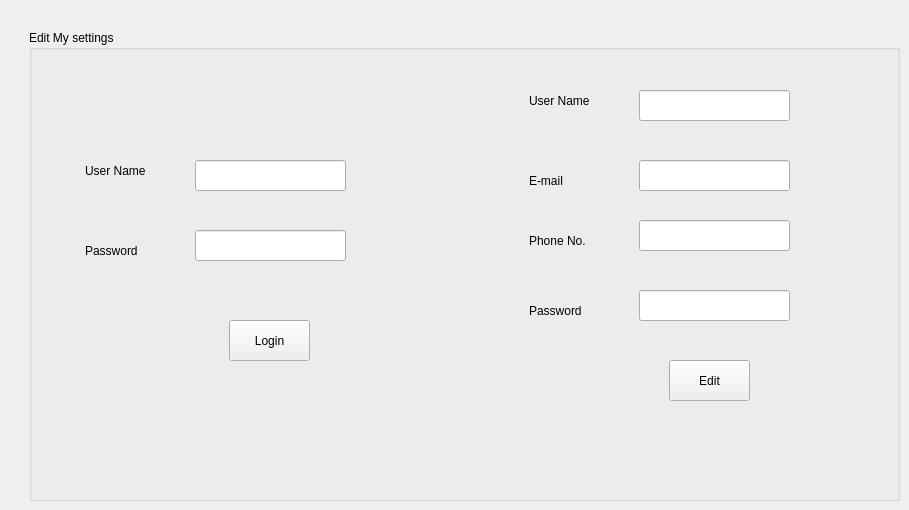
    <widget class="QWidget" name="tab_2">
     <attribute name="title">
      <string>Settings</string>
     </attribute>
     <widget class="QGroupBox" name="groupBox">
      <property name="geometry">
       <rect>
        <x>29</x>
        <y>30</y>
        <width>871</width>
        <height>471</height>
       </rect>
      </property>
      <property name="title">
       <string>Edit My settings</string>
      </property>
      <widget class="QLineEdit" name="lineEdit_73">
       <property name="geometry">
        <rect>
         <x>166</x>
         <y>130</y>
         <width>151</width>
         <height>31</height>
        </rect>
       </property>
      </widget>
      <widget class="QLineEdit" name="lineEdit_74">
       <property name="geometry">
        <rect>
         <x>166</x>
         <y>200</y>
         <width>151</width>
         <height>31</height>
        </rect>
       </property>
       <property name="echoMode">
        <enum>QLineEdit::Password</enum>
       </property>
      </widget>
      <widget class="QLabel" name="label_83">
       <property name="geometry">
        <rect>
         <x>56</x>
         <y>130</y>
         <width>91</width>
         <height>21</height>
        </rect>
       </property>
       <property name="text">
        <string>User Name</string>
       </property>
      </widget>
      <widget class="QLabel" name="label_84">
       <property name="geometry">
        <rect>
         <x>56</x>
         <y>210</y>
         <width>91</width>
         <height>21</height>
        </rect>
       </property>
       <property name="text">
        <string>Password</string>
       </property>
      </widget>
      <widget class="QPushButton" name="pushButton_30">
       <property name="geometry">
        <rect>
         <x>200</x>
         <y>290</y>
         <width>81</width>
         <height>41</height>
        </rect>
       </property>
       <property name="text">
        <string>Login</string>
       </property>
      </widget>
      <widget class="QLabel" name="label_85">
       <property name="geometry">
        <rect>
         <x>500</x>
         <y>270</y>
         <width>91</width>
         <height>21</height>
        </rect>
       </property>
       <property name="text">
        <string>Password</string>
       </property>
      </widget>
      <widget class="QLineEdit" name="lineEdit_75">
       <property name="geometry">
        <rect>
         <x>610</x>
         <y>260</y>
         <width>151</width>
         <height>31</height>
        </rect>
       </property>
       <property name="echoMode">
        <enum>QLineEdit::Password</enum>
       </property>
      </widget>
      <widget class="QLabel" name="label_86">
       <property name="geometry">
        <rect>
         <x>500</x>
         <y>60</y>
         <width>91</width>
         <height>21</height>
        </rect>
       </property>
       <property name="text">
        <string>User Name</string>
       </property>
      </widget>
      <widget class="QLineEdit" name="lineEdit_76">
       <property name="geometry">
        <rect>
         <x>610</x>
         <y>60</y>
         <width>151</width>
         <height>31</height>
        </rect>
       </property>
      </widget>
      <widget class="QPushButton" name="pushButton_31">
       <property name="geometry">
        <rect>
         <x>640</x>
         <y>330</y>
         <width>81</width>
         <height>41</height>
        </rect>
       </property>
       <property name="text">
        <string>Edit</string>
       </property>
      </widget>
      <widget class="QLabel" name="label_87">
       <property name="geometry">
        <rect>
         <x>500</x>
         <y>200</y>
         <width>91</width>
         <height>21</height>
        </rect>
       </property>
       <property name="text">
        <string>Phone No.</string>
       </property>
      </widget>
      <widget class="QLineEdit" name="lineEdit_77">
       <property name="geometry">
        <rect>
         <x>610</x>
         <y>190</y>
         <width>151</width>
         <height>31</height>
        </rect>
       </property>
      </widget>
      <widget class="QLabel" name="label_88">
       <property name="geometry">
        <rect>
         <x>500</x>
         <y>140</y>
         <width>91</width>
         <height>21</height>
        </rect>
       </property>
       <property name="text">
        <string>E-mail</string>
       </property>
      </widget>
      <widget class="QLineEdit" name="lineEdit_78">
       <property name="geometry">
        <rect>
         <x>610</x>
         <y>130</y>
         <width>151</width>
         <height>31</height>
        </rect>
       </property>
      </widget>
     </widget>
    </widget>
